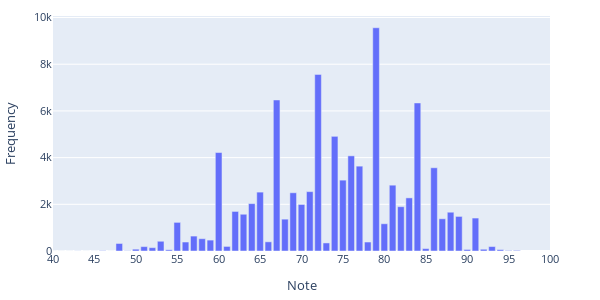

Write notebook code for a chart like this one.
### Code cell
import plotly.graph_objects as go

fig = go.Figure(data=[go.Bar(x=np.arange(max(keys) + 1), y=freq)])
fig.update_layout(
    xaxis=dict(
        title='Note',
        range=[40, 100],
        dtick=5,
        tickwidth=10,
    ),
    yaxis_title='Frequency',
    width=600,
    height=300,
    margin=dict(l=50, r=50, t=10, b=10),
    font=dict(size=11),
)
fig.write_image('freq.pdf',scale=2)
fig.show()

### Figure 1 — Plotly figure (JSON) as saved in the notebook; plotly's stock layout.template omitted (floating-point values rounded to 4 significant figures)
{"data": [{"type": "bar", "x": [0, 1, 2, 3, 4, 5, 6, 7, 8, 9, 10, 11, 12, 13, 14, 15, 16, 17, 18, 19, 20, 21, 22, 23, 24, 25, 26, 27, 28, 29, 30, 31, 32, 33, 34, 35, 36, 37, 38, 39, 40, 41, 42, 43, 44, 45, 46, 47, 48, 49, 50, 51, 52, 53, 54, 55, 56, 57, 58, 59, 60, 61, 62, 63, 64, 65, 66, 67, 68, 69, 70, 71, 72, 73, 74, 75, 76, 77, 78, 79, 80, 81, 82, 83, 84, 85, 86, 87, 88, 89, 90, 91, 92, 93, 94, 95, 96], "y": [0, 0, 0, 0, 0, 0, 0, 0, 0, 0, 0, 0, 0, 0, 0, 0, 0, 0, 0, 0, 0, 0, 0, 0, 0, 0, 0, 0, 0, 0, 0, 0, 0, 0, 0, 0, 0, 0, 0, 0, 0, 0, 0, 3, 0, 1, 12, 0, 322, 9, 78, 188, 143, 417, 52, 1226, 384, 639, 527, 467, 4217, 196, 1695, 1574, 2029, 2522, 393, 6468, 1364, 2494, 1993, 2543, 7564, 345, 4911, 3035, 4076, 3634, 384, 9562, 1167, 2819, 1898, 2275, 6341, 103, 3565, 1380, 1661, 1481, 65, 1411, 75, 190, 58, 20, 26]}], "layout": {"font": {"size": 11}, "height": 300, "margin": {"b": 10, "l": 50, "r": 50, "t": 10}, "width": 600, "xaxis": {"dtick": 5, "range": [40, 100], "tickwidth": 10, "title": {"text": "Note"}}, "yaxis": {"title": {"text": "Frequency"}}}}
